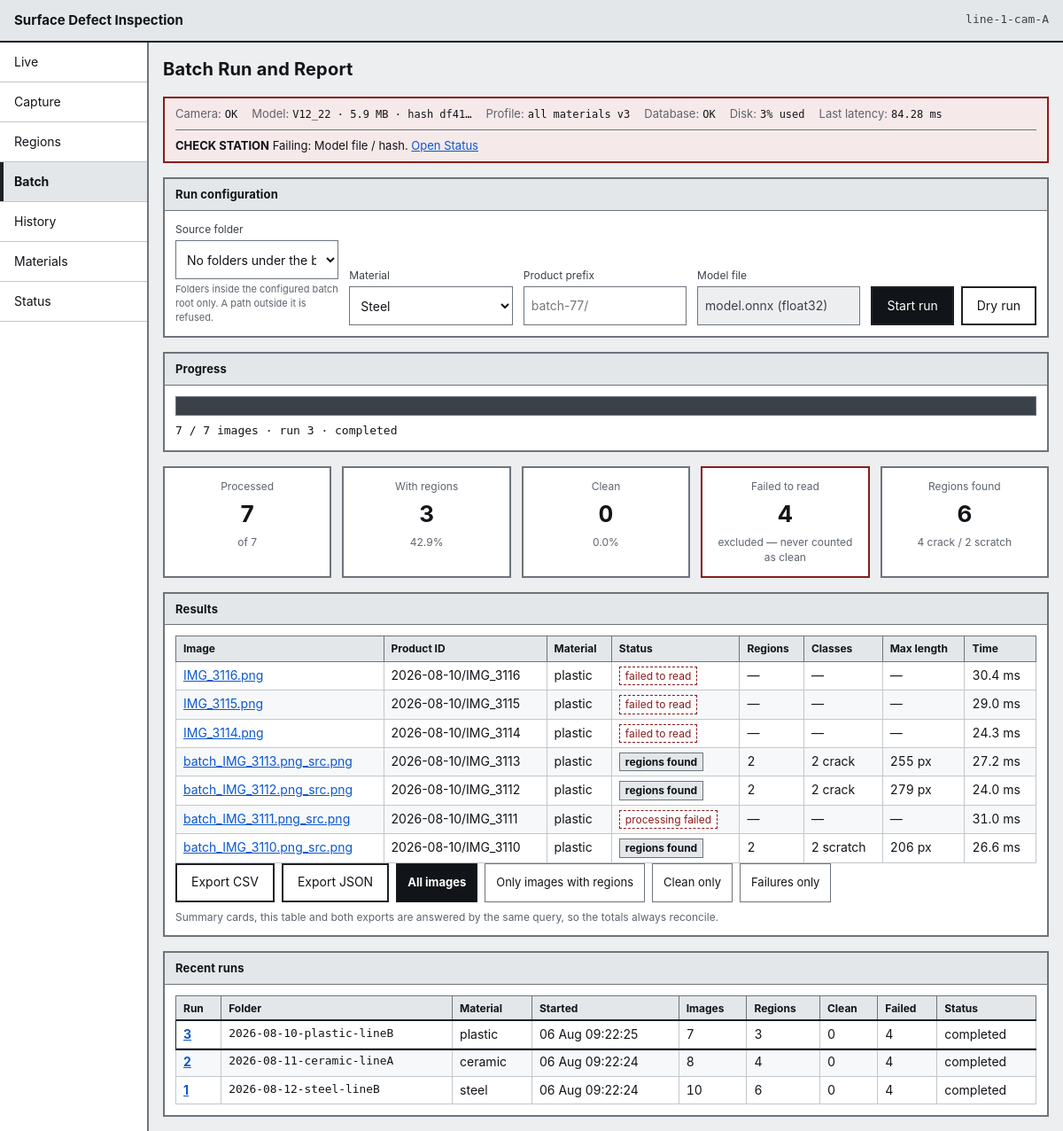
Page /batch on the committed database.
### tables this page shows
CREATE TABLE station (
    station_id    INTEGER PRIMARY KEY AUTOINCREMENT,
    station_code  TEXT NOT NULL UNIQUE,
    line_code     TEXT NOT NULL,
    mm_per_pixel  REAL,               -- NULL until the station is calibrated
    camera_status TEXT NOT NULL DEFAULT 'ok',
    created_at    TEXT NOT NULL
);

CREATE TABLE model_version (
    model_version_id INTEGER PRIMARY KEY AUTOINCREMENT,
    file_name        TEXT NOT NULL,
    version          TEXT NOT NULL,
    artefact_sha256  TEXT NOT NULL UNIQUE,
    parameter_count  INTEGER,
    size_mb          REAL,
    precision        TEXT,
    latency_ms       REAL,
    created_at       TEXT NOT NULL,
    is_active        INTEGER NOT NULL DEFAULT 0 CHECK (is_active IN (0, 1))
);

CREATE TABLE inspection (
    inspection_id      INTEGER PRIMARY KEY AUTOINCREMENT,
    station_id         INTEGER NOT NULL REFERENCES station (station_id),
    profile_id         INTEGER NOT NULL REFERENCES profile (profile_id),
    model_version_id   INTEGER NOT NULL REFERENCES model_version (model_version_id),
    material_id        INTEGER REFERENCES material (material_id),
    batch_run_id       INTEGER REFERENCES batch_run (batch_run_id),
    image_sha256       TEXT,
    product_id         TEXT,
    captured_at        TEXT NOT NULL,
    processed_at       TEXT NOT NULL,
    status             TEXT NOT NULL CHECK (status IN (
                           'regions_found', 'clean',
                           'acquisition_failure', 'processing_failure')),
    region_count       INTEGER NOT NULL DEFAULT 0,
    latency_ms         REAL,
    source_image_path  TEXT,
    overlay_image_path TEXT,
    error_code         TEXT,
    error_message      TEXT
);

CREATE TABLE batch_run (
    batch_run_id        INTEGER PRIMARY KEY AUTOINCREMENT,
    source_folder       TEXT NOT NULL,
    material_id         INTEGER REFERENCES material (material_id),
    started_at          TEXT NOT NULL,
    finished_at         TEXT,
    image_count         INTEGER NOT NULL DEFAULT 0,
    clean_count         INTEGER NOT NULL DEFAULT 0,
    regions_found_count INTEGER NOT NULL DEFAULT 0,
    failure_count       INTEGER NOT NULL DEFAULT 0,
    status              TEXT NOT NULL DEFAULT 'running'
                        CHECK (status IN ('running', 'completed', 'failed', 'dry_run'))
);

CREATE TABLE material (
    material_id    INTEGER PRIMARY KEY AUTOINCREMENT,
    material_code  TEXT NOT NULL UNIQUE,
    material_name  TEXT NOT NULL,
    support_status TEXT NOT NULL CHECK (support_status IN (
                       'supported', 'one_product_only', 'thin_coverage',
                       'typing_unsupported', 'not_supported', 'under_evaluation')),
    notes          TEXT
);

### app/routes/pages.py (the view)
@router.get("/batch", response_class=HTMLResponse)
def batch(
    request: Request,
    batch_run_id: int | None = Query(None),
    only_with_regions: bool = Query(False),
    status: str | None = Query(None),
    conn: sqlite3.Connection = Depends(get_db),
    settings: Settings = Depends(settings_dep),
) -> HTMLResponse:
    context = _base_context(request, conn, settings, "batch")
    run_id = batch_run_id or batches.latest_id(conn)
    report = (
        batch_service.report(conn, run_id, status=status, only_with_regions=only_with_regions)
        if run_id
        else None
    )
    context.update(
        {
            "folders": batch_service.list_folders(settings),
            "materials": material_service.coverage(conn, settings),
            "runs": batches.recent(conn),
            "report": report,
            "batch_run_id": run_id,
            "only_with_regions": only_with_regions,
            "status_filter": status,
            "model": material_service.model_info(conn, settings),
        }
    )
    return _templates(request).TemplateResponse(request, "batch.html", context)

### app/templates/batch.html (shortened to what this page needs)
{% extends "base.html" %}
{% block heading %}Batch Run and Report{% endblock %}
{% block content %}
<section class="panel" aria-labelledby="run-config">
  <h2 class="panel__title" id="run-config">Run configuration</h2>
  <form class="filter-bar" id="batch-form" method="post" action="/api/batches">
    <div class="field">
      <label for="source_folder">Source folder</label>
      <select id="source_folder" name="source_folder" required>
        {% for folder in folders %}
        <option value="{{ folder.relative }}">{{ folder.name }} ({{ folder.image_count }} files)</option>
        {% else %}
        <option value="">No folders under the batch root</option>
        {% endfor %}
      </select>
      <p class="field__hint">Folders inside the configured batch root only. A path outside it is refused.</p>
    </div>
    <div class="field">
      <label for="material">Material</label>
      <select id="material" name="material">
        {% for material in materials %}
        <option value="{{ material.material_code }}">{{ material.material_name }}{% if material.is_limited %} &mdash; {{ material.support_label }}{% endif %}</option>
        {% endfor %}
      </select>
    </div>
    <div class="field">
      <label for="product_prefix">Product prefix</label>
      <input type="text" id="product_prefix" name="product_prefix" placeholder="batch-77/">
    </div>
    <div class="field">
      <label for="model_display">Model file</label>
      <input type="text" id="model_display" value="{{ model.file_name }} ({{ model.precision }})" readonly>
    </div>
    <div class="field field--actions">
      <button type="submit" class="button button--primary" id="start-run">Start run</button>
      <button type="button" class="button" id="dry-run">Dry run</button>
    </div>
  </form>
</section>
{% if report %}
<section class="panel" aria-labelledby="progress-heading" id="progress-section">
  <h2 class="panel__title" id="progress-heading">Progress</h2>
  <div class="progress" id="progress-bar-wrap">
    <div class="progress__track">
      <div class="progress__fill" id="progress-fill"
           style="width: {% if report.totals.processed and report.run.image_count %}{{ (report.totals.processed / report.run.image_count * 100)|round(0, 'floor') }}{% else %}0{% endif %}%"></div>
    </div>
    <p class="progress__label" id="progress-label" aria-live="polite">
      {{ report.totals.processed }} / {{ report.run.image_count }} images
      &middot; run {{ report.run.batch_run_id }}
      &middot; {{ report.run.status }}
    </p>
  </div>
</section>
<section class="cards" aria-label="Run summary" id="summary-cards">
  <div class="card">
    <p class="card__label">Processed</p>
    <p class="card__value" id="card-processed">{{ report.totals.processed|number }}</p>
    <p class="card__sub">of {{ report.run.image_count|number }}</p>
  </div>
  <div class="card">
    <p class="card__label">With regions</p>
    <p class="card__value" id="card-regions">{{ report.totals.regions_found|number }}</p>
    <p class="card__sub">{{ report.totals.regions_pct }}%</p>
  </div>
  <div class="card">
    <p class="card__label">Clean</p>
    <p class="card__value" id="card-clean">{{ report.totals.clean|number }}</p>
    <p class="card__sub">{{ report.totals.clean_pct }}%</p>
  </div>
  <div class="card card--failure">
    <p class="card__label">Failed to read</p>
    <p class="card__value" id="card-failed">{{ report.totals.failed|number }}</p>
    <p class="card__sub">excluded &mdash; never counted as clean</p>
  </div>
  <div class="card">
    <p class="card__label">Regions found</p>
    <p class="card__value" id="card-region-total">{{ report.totals.regions_total|number }}</p>
    <p class="card__sub">{{ report.totals.crack_regions }} crack / {{ report.totals.scratch_regions }} scratch</p>
  </div>
</section>
<section class="panel" aria-labelledby="results-heading">
  <h2 class="panel__title" id="results-heading">Results</h2>
  <div class="table-scroll">
    <table class="table table--compact">
      <thead>
        <tr>
          <th scope="col">Image</th>
          <th scope="col">Product ID</th>
          <th scope="col">Material</th>
          <th scope="col">Status</th>
          <th scope="col">Regions</th>
          <th scope="col">Classes</th>
          <th scope="col">Max length</th>
          <th scope="col">Time</th>
        </tr>
      </thead>
      <tbody>
        {% for row in report.rows %}
        <tr>
          <td><a class="link-action" href="/inspections/{{ row.inspection_id }}">{{ (row.source_image_path or "")|replace("\\", "/") | split_last }}</a></td>
          <td>{{ row.product_id or "&mdash;"|safe }}</td>
          <td>{{ row.material_code or "&mdash;"|safe }}</td>
          <td><span class="status status--{{ row.status }}">{{ row.status|status_label }}</span></td>
          <td class="num">{% if row.status in ("acquisition_failure", "processing_failure") %}&mdash;{% else %}{{ row.region_count }}{% endif %}</td>
          <td>{{ row.class_breakdown|breakdown }}</td>
          <td class="num">{% if row.max_length_px %}{{ row.max_length_px|px }}{% else %}&mdash;{% endif %}</td>
          <td class="num">{% if row.latency_ms %}{{ row.latency_ms }} ms{% else %}&mdash;{% endif %}</td>
        </tr>
        {% else %}
        <tr><td colspan="8" class="empty">No rows for this filter.</td></tr>
        {% endfor %}
      </tbody>
    </table>
  </div>
  <div class="button-row">
    <a class="button" href="/api/batches/{{ report.run.batch_run_id }}/export.csv{% if only_with_regions %}?only_with_regions=true{% endif %}">Export CSV</a>
    <a class="button" href="/api/batches/{{ report.run.batch_run_id }}/export.json{% if only_with_regions %}?only_with_regions=true{% endif %}">Export JSON</a>
    <a class="chip{% if not only_with_regions and not status_filter %} chip--current{% endif %}" href="?batch_run_id={{ report.run.batch_run_id }}">All images</a>
    <a class="chip{% if only_with_regions %} chip--current{% endif %}" href="?batch_run_id={{ report.run.batch_run_id }}&amp;only_with_regions=true">Only images with regions</a>
    <a class="chip{% if status_filter == 'clean' %} chip--current{% endif %}" href="?batch_run_id={{ report.run.batch_run_id }}&amp;status=clean">Clean only</a>
    <a class="chip{% if status_filter == 'acquisition_failure' %} chip--current{% endif %}" href="?batch_run_id={{ report.run.batch_run_id }}&amp;status=acquisition_failure">Failures only</a>
  </div>
  <p class="note note--quiet">Summary cards, this table and both exports are answered by the same query, so the totals always reconcile.</p>
</section>
{% else %}
<div class="panel empty-state">
  <h2>No batch run yet</h2>
  <p>Choose a folder above and start a run. Runs are listed here once they exist.</p>
</div>
{% endif %}
{% if runs %}
<section class="panel" aria-labelledby="runs-heading">
  <h2 class="panel__title" id="runs-heading">Recent runs</h2>
  <div class="table-scroll">
    <table class="table table--compact">
      <thead>
        <tr>
          <th scope="col">Run</th><th scope="col">Folder</th><th scope="col">Material</th>
          <th scope="col">Started</th><th scope="col">Images</th><th scope="col">Regions</th>
          <th scope="col">Clean</th><th scope="col">Failed</th><th scope="col">Status</th>
        </tr>
      </thead>
      <tbody>
        {% for run in runs %}
        <tr{% if run.batch_run_id == batch_run_id %} class="row--current"{% endif %}>
          <th scope="row"><a class="link-action" href="?batch_run_id={{ run.batch_run_id }}">{{ run.batch_run_id }}</a></th>
          <td class="mono">{{ run.source_folder|split_last }}</td>
          <td>{{ run.material_code or "&mdash;"|safe }}</td>
          <td>{{ run.started_at|short_time }}</td>
          <td class="num">{{ run.image_count }}</td>
          <td class="num">{{ run.regions_found_count }}</td>
          <td class="num">{{ run.clean_count }}</td>
          <td class="num">{{ run.failure_count }}</td>
          <td>{{ run.status }}</td>
        </tr>
        {% endfor %}
      </tbody>
    </table>
  </div>
</section>
{% endif %}
{% endblock %}

### app/templates/base.html (shortened to what this page needs)
<!DOCTYPE html>
<html lang="en">
<head>
  <link rel="stylesheet" href="/static/css/base.css">
  <link rel="stylesheet" href="/static/css/layout.css">
  <link rel="stylesheet" href="/static/css/components.css">
  <link rel="stylesheet" href="/static/css/responsive.css">
</head>
<body data-screen="{{ active }}">
  <header class="app-bar">
    <span class="app-bar__title">{{ app_title }}</span>
    <span class="app-bar__station" title="Station">{{ station }}</span>
  </header>
  <div class="shell">
    {% include "partials/navigation.html" %}
    <main id="main" class="main" tabindex="-1">
      <div class="page-header">
        <h1 class="page-header__title">{% block heading %}{% endblock %}</h1>
      </div>
      {% if health is defined %}{% include "partials/health_strip.html" %}{% endif %}
      {% block content %}{% endblock %}
    </main>
  </div>
</body>
</html>

### app/templates/partials/navigation.html
<nav class="nav" aria-label="Screens">
  <ul class="nav__list">
    {% for item in nav_items %}
    <li class="nav__item">
      <a class="nav__link{% if item.key == active %} nav__link--current{% endif %}"
         href="{{ item.href }}"
         {% if item.key == active %}aria-current="page"{% endif %}>
        <span class="nav__label">{{ item.label }}</span>
      </a>
    </li>
    {% endfor %}
  </ul>
</nav>

### app/templates/partials/health_strip.html (shortened to what this page needs)
<section class="strip strip--{{ health.overall }}" aria-label="Station health">
  <ul class="strip__items">
    <li class="strip__item">
      <span class="strip__key">Camera</span>
      <span class="strip__value">{{ health.camera.state_label }}</span>
    </li>
    <li class="strip__item">
      <span class="strip__key">Model</span>
      <span class="strip__value">{{ health.model_version }}{% if health.model_size_mb %} &middot; {{ health.model_size_mb }} MB{% endif %} &middot; hash {{ health.model_sha_short }}</span>
    </li>
    <li class="strip__item">
      <span class="strip__key">Profile</span>
      <span class="strip__value">{{ health.profile_label }}{% if health.profile_version %} v{{ health.profile_version }}{% endif %}</span>
    </li>
    <li class="strip__item">
      <span class="strip__key">Database</span>
      <span class="strip__value">{{ health.database.state_label }}</span>
    </li>
    <li class="strip__item">
      <span class="strip__key">Disk</span>
      <span class="strip__value">{{ health.disk_value or health.disk.state_label }}</span>
    </li>
    <li class="strip__item">
      <span class="strip__key">Last latency</span>
      <span class="strip__value">{% if health.latency_ms %}{{ health.latency_ms }} ms{% else %}&mdash;{% endif %}</span>
    </li>
  </ul>
  {% if health.overall != "ok" %}
  <p class="strip__alert">
    <strong>{{ health.overall_label }}</strong>
    {% if health.failing %}Failing: {{ health.failing|join(", ") }}.{% endif %}
    <a href="/status">Open Status</a>
  </p>
  {% endif %}
</section>

### rows in the picture
station: station_code "line-1-cam-A"
model_version: model_version "V12_22", model_size_mb "5.9", file_name "model.onnx (float32)"
inspection: latency_ms "84.28"
batch_run: run.image_count "7", run.batch_run_id "3", run.status "completed", run.image_count|number "7", batch_run_id "3", source_folder|split_last "2026-08-10-plastic-lineB", material_code "plastic", started_at|short_time "06 Aug 09:22:25", image_count "7", regions_found_count "3", clean_count "0", failure_count "4", status "completed"
inspection: source_image_path "IMG_3116.png", product "2026-08-10/IMG_3116", material_code "plastic", status|status_label "failed to read", class_breakdown|breakdown "—", latency_ms "30.4"
inspection: source_image_path "IMG_3115.png", product "2026-08-10/IMG_3115", material_code "plastic", status|status_label "failed to read", class_breakdown|breakdown "—", latency_ms "29.0"
inspection: source_image_path "IMG_3114.png", product "2026-08-10/IMG_3114", material_code "plastic", status|status_label "failed to read", class_breakdown|breakdown "—", latency_ms "24.3"
inspection: source_image_path "batch_IMG_3113.png_src.png", product "2026-08-10/IMG_3113", material_code "plastic", status|status_label "regions found", region_count "2", class_breakdown|breakdown "2 crack", max_length_px|px "255 px", latency_ms "27.2"
inspection: source_image_path "batch_IMG_3112.png_src.png", product "2026-08-10/IMG_3112", material_code "plastic", status|status_label "regions found", region_count "2", class_breakdown|breakdown "2 crack", max_length_px|px "279 px", latency_ms "24.0"
inspection: source_image_path "batch_IMG_3111.png_src.png", product "2026-08-10/IMG_3111", material_code "plastic", status|status_label "processing failed", class_breakdown|breakdown "—", latency_ms "31.0"
inspection: source_image_path "batch_IMG_3110.png_src.png", product "2026-08-10/IMG_3110", material_code "plastic", status|status_label "regions found", region_count "2", class_breakdown|breakdown "2 scratch", max_length_px|px "206 px", latency_ms "26.6"
batch_run: batch_run_id "2", source_folder|split_last "2026-08-11-ceramic-lineA", material_code "ceramic", started_at|short_time "06 Aug 09:22:24", image_count "8", regions_found_count "4", clean_count "0", failure_count "4", status "completed"
batch_run: batch_run_id "1", source_folder|split_last "2026-08-12-steel-lineB", material_code "steel", started_at|short_time "06 Aug 09:22:24", image_count "10", regions_found_count "6", clean_count "0", failure_count "4", status "completed"

### other values in the picture
{{ app_title }} "Surface Defect Inspection"
{{ item.label }} "Live" "Capture" "Regions" "Batch" "History" "Materials" "Status"
{{ health.camera.state_label }} "OK"
{{ health.model_sha_short }} "df41…"
{{ health.profile_label }} "all materials"
{{ health.profile_version }} "3"
{{ health.database.state_label }} "OK"
{{ health.disk_value or health.disk.state_label }} "3% used"
{{ health.overall_label }} "CHECK STATION"
{{ health.failing|join(", ") }} "Model file / hash"
{{ report.totals.processed }} "7"
{{ report.totals.processed|number }} "7"
{{ report.totals.regions_found|number }} "3"
{{ report.totals.regions_pct }} "42.9"
{{ report.totals.clean|number }} "0"
